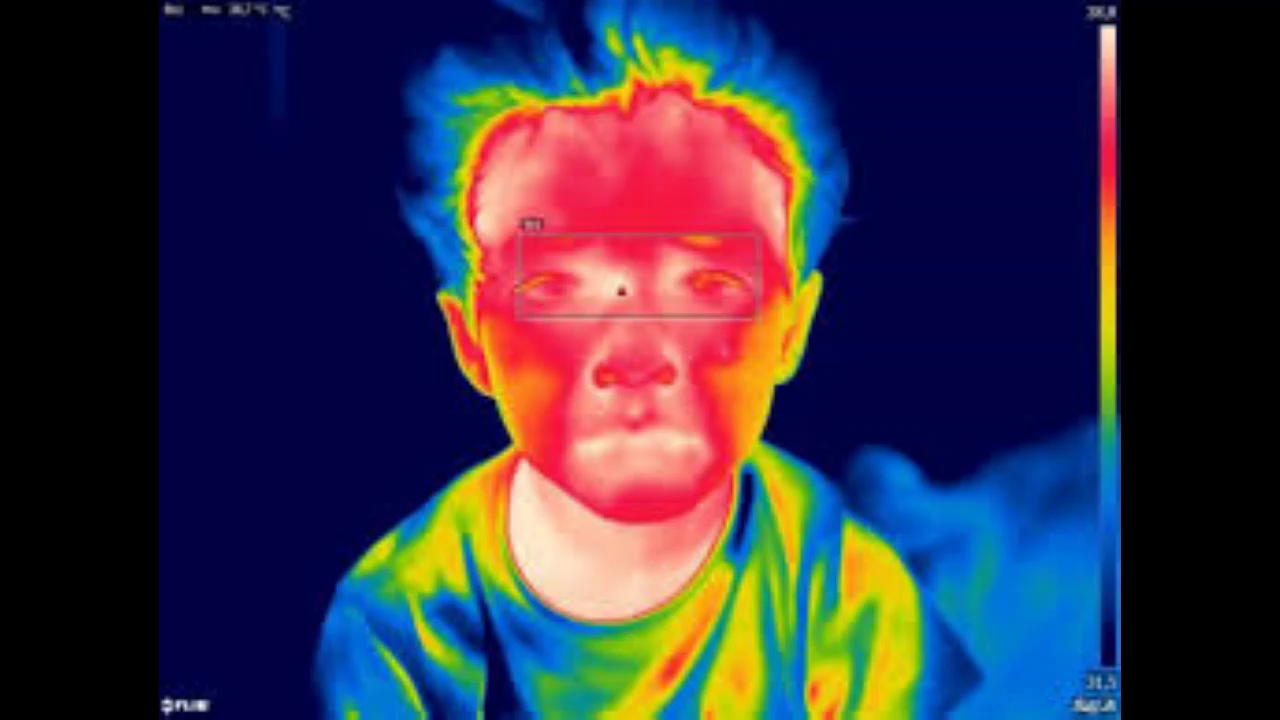
#> input picture frame 72 of TemperaturaAlgoritmo/VideoImagenesTermicas.mp4, 1280 x 720 px
$ python PruebaColorRojoFinal.py
#> lines starting #> are read from the running program, lines starting #| are printed output that depends on the picture; after the words box and inside, x2 and y2 are one past the last pixel; in counts of white or black regions, pixels touching at a corner belong together
#importas las librerias
import cv2
import numpy as np

cap = cv2.VideoCapture('VideoImagenesTermicas.mp4')

#Limites  y rango del color rojo Prueba 2
LimiteinferiorRojo1 = np.array([0, 100, 20], np.uint8)
LimiteSuperiorRojo1 = np.array([1, 255, 255], np.uint8)

#Segunda rango de limte color rojo seguna codigo de colocre hsv
LimiteinferiorRojo2 = np.array([175, 100, 20], np.uint8)
LimiteSuperiorRojo2 = np.array([179, 255, 255], np.uint8)


while True: # se inicia la camara  permiendo leer la imagen a cada momento
  ret,frame = cap.read()
#> frame is the input picture: shape (720, 1280, 3); mean B, G, R 68.2, 48.2, 54.2

  if ret==True:
    frameHSV = cv2.cvtColor(frame, cv2.COLOR_BGR2HSV)
#> frameHSV: shape (720, 1280, 3); mean H, S, V 77, 173.8, 106.6
    #submascaras del color rojo
    maskroja1 = cv2.inRange(frameHSV, LimiteinferiorRojo1, LimiteSuperiorRojo1)
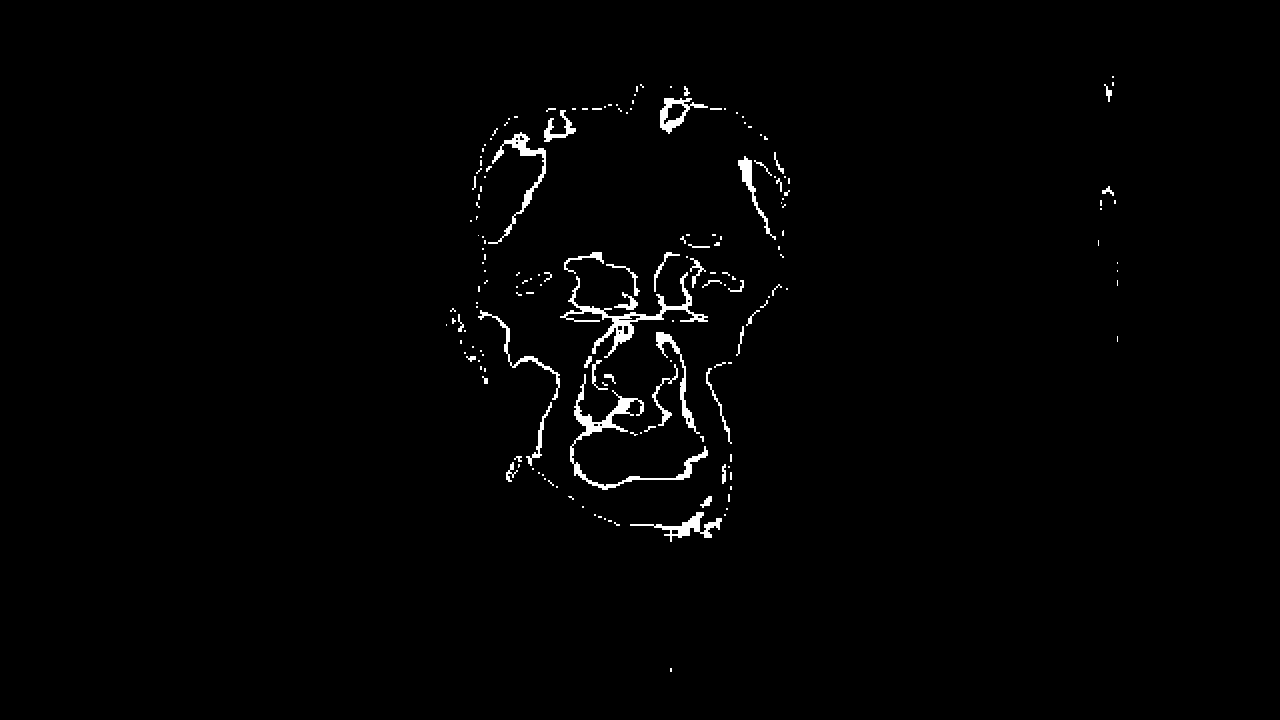
#> maskroja1: shape (720, 1280); 1.2% white; 176 white regions (125 under 20 px), largest, box (x1, y1, x2, y2) and area: (570, 374, 708, 490) 1735, (560, 272, 708, 358) 1705, (488, 132, 546, 244) 888
    maskroja2 = cv2.inRange(frameHSV, LimiteinferiorRojo2, LimiteSuperiorRojo2)
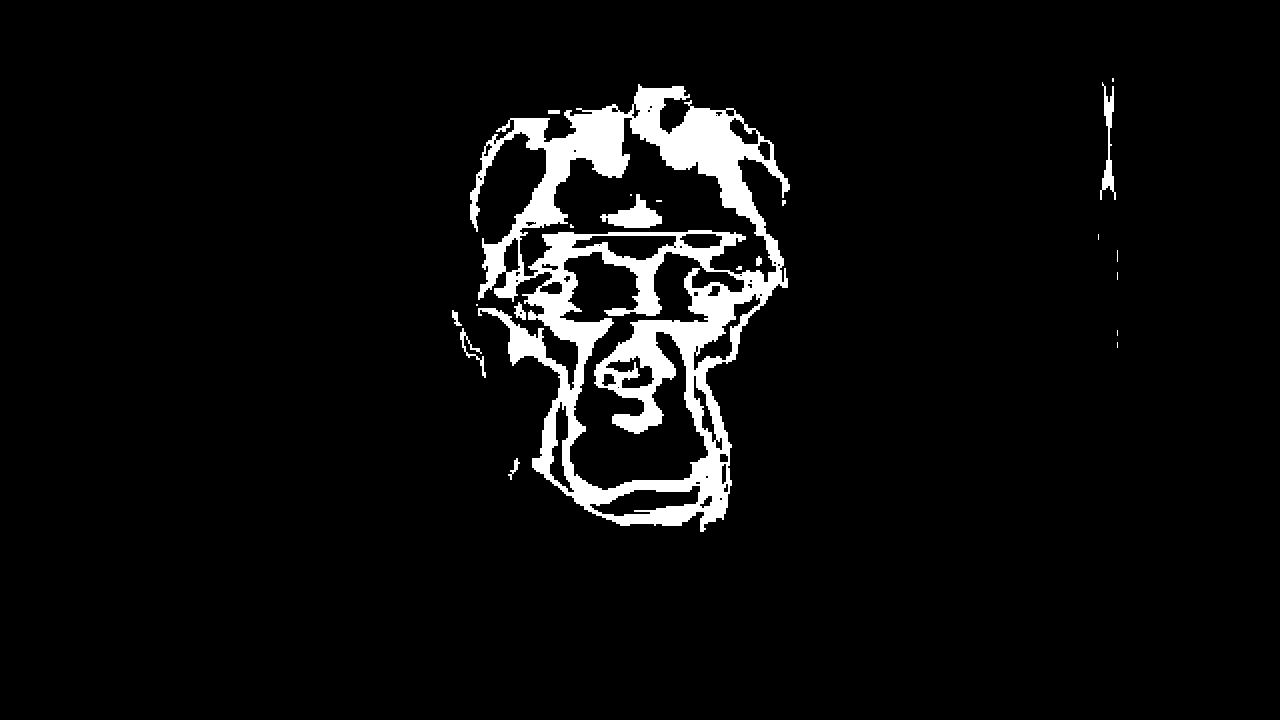
#> maskroja2: shape (720, 1280); 5.2% white; 21 white regions (10 under 20 px), largest, box (x1, y1, x2, y2) and area: (470, 84, 790, 532) 45554, (600, 194, 662, 228) 1008, (1100, 82, 1116, 200) 662
    #mascara de color rojo con sus rangos
    maskroja=cv2.add(maskroja1,maskroja2)
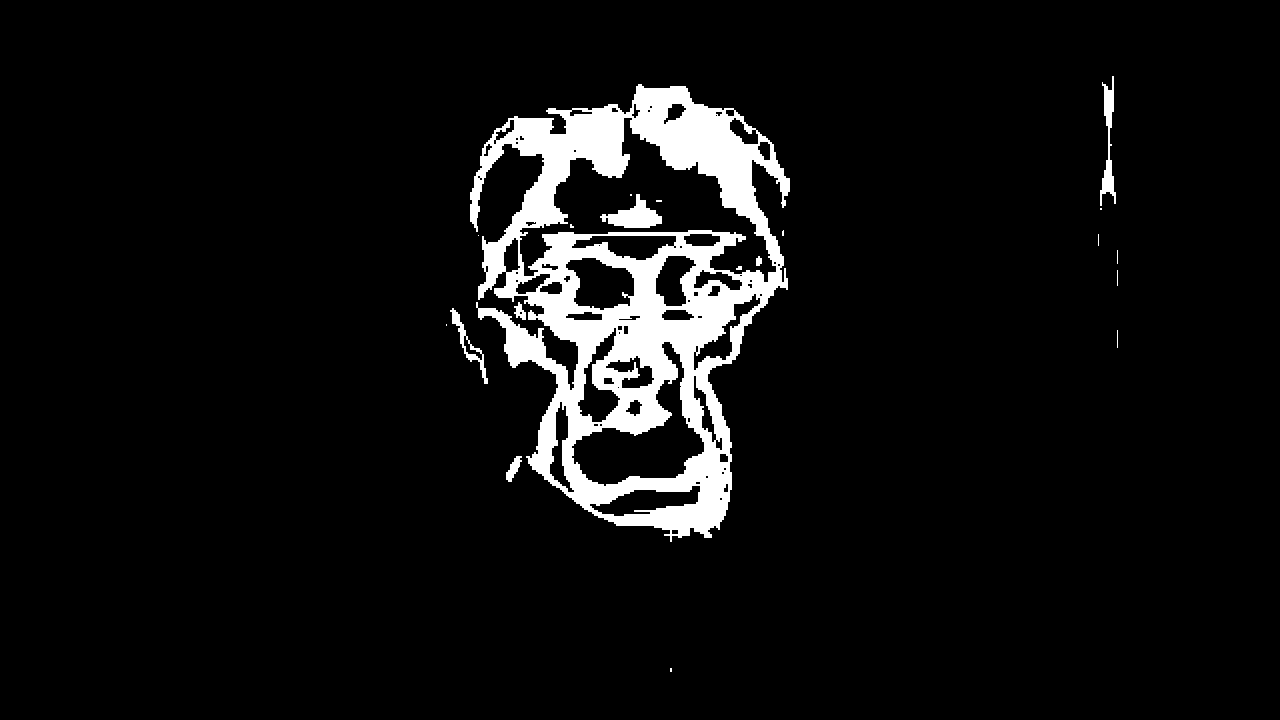
#> maskroja: shape (720, 1280); 6.4% white; 20 white regions (12 under 20 px)
    contornos,variable = cv2.findContours(maskroja, cv2.RETR_EXTERNAL,cv2.CHAIN_APPROX_SIMPLE)
#> contornos = 14 contours, 9 with area under 20; largest, box (x1, y1, x2, y2) and area: (470, 84, 790, 542) 92263, (1100, 76, 1116, 206) 648, (450, 308, 488, 384) 518, (506, 456, 522, 482) 167, (514, 302, 526, 320) 96; variable = 14 rows, first 6: [1, -1, -1, -1], [2, 0, -1, -1], [3, 1, -1, -1], [4, 2, -1, -1], [5, 3, -1, -1], [6, 4, -1, -1]
    #mostras contornos en el video
    #primera prueba
    #cv2.drawContours(frame, contornos, -1, (0,255,0), 3)

    #seleccion de contornos
    for c in contornos:
        area=cv2.contourArea(c)
        if area > 3000:
          #Buscar el area central del objeto especificado para  mostrarla
          M = cv2.moments(c)
          if (M["m00"]==0): M["m00"]=1
          #valores de x,y
          x = int(M["m10"]/M["m00"])
          y = int(M['m01']/M['m00'])
          # se dibuja el circulo
          cv2.circle(frame, (x,y), 7, (0,255,0), -1)
          #fuente del texto
          font = cv2.FONT_HERSHEY_SIMPLEX
          #colancandolo en la imagen
          cv2.putText(frame, '{},{}'.format(x,y),(x+10,y), font, 0.75,(0,255,0),1,cv2.LINE_AA)
          # suavizado de lineas
          newContourn=cv2.convexHull(c)
          cv2.drawContours(frame, [newContourn],0, (0,255,0), 3) # para dibujar solo ciertos contornos
#> this loop made 14 passes
#> (area, x, y, font) on pass 13: (92263, 637, 295, 0)
#> area on passes 2, 5, 6, 14: 167, 518.5, 96, 648.5
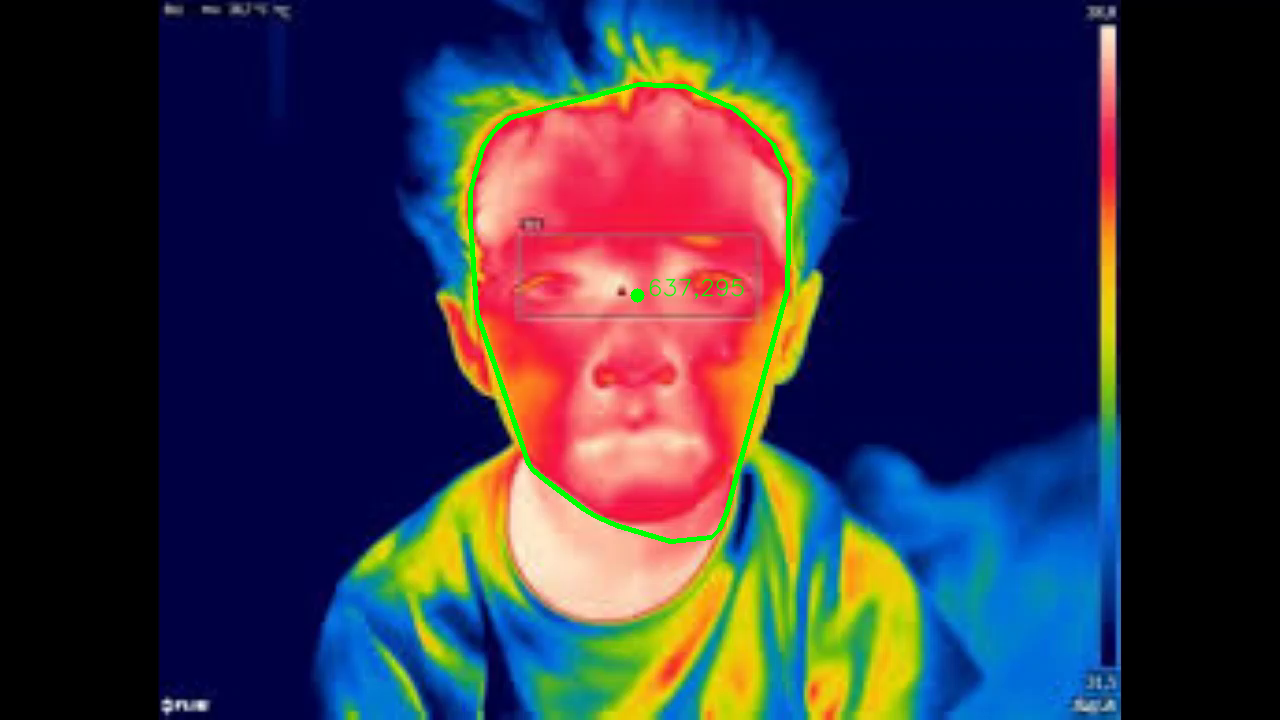
#> frame: shape (720, 1280, 3); 0.78% of pixels changed, all inside (x1, y1, x2, y2) = (468, 82, 792, 544)

    cv2.imshow('frame', frame)
   # cv2.imshow('maskRed', maskazul)
    #dIBUJAR LOS CONTRONOS ENCONTRADOS\


    if cv2.waitKey(40) & 0xFF == ord('s'):
#> (key Esc is pressed here)
      break
  else: break
cap.release()
cv2.destroyAllWindows()

$ run again, starting later in the video
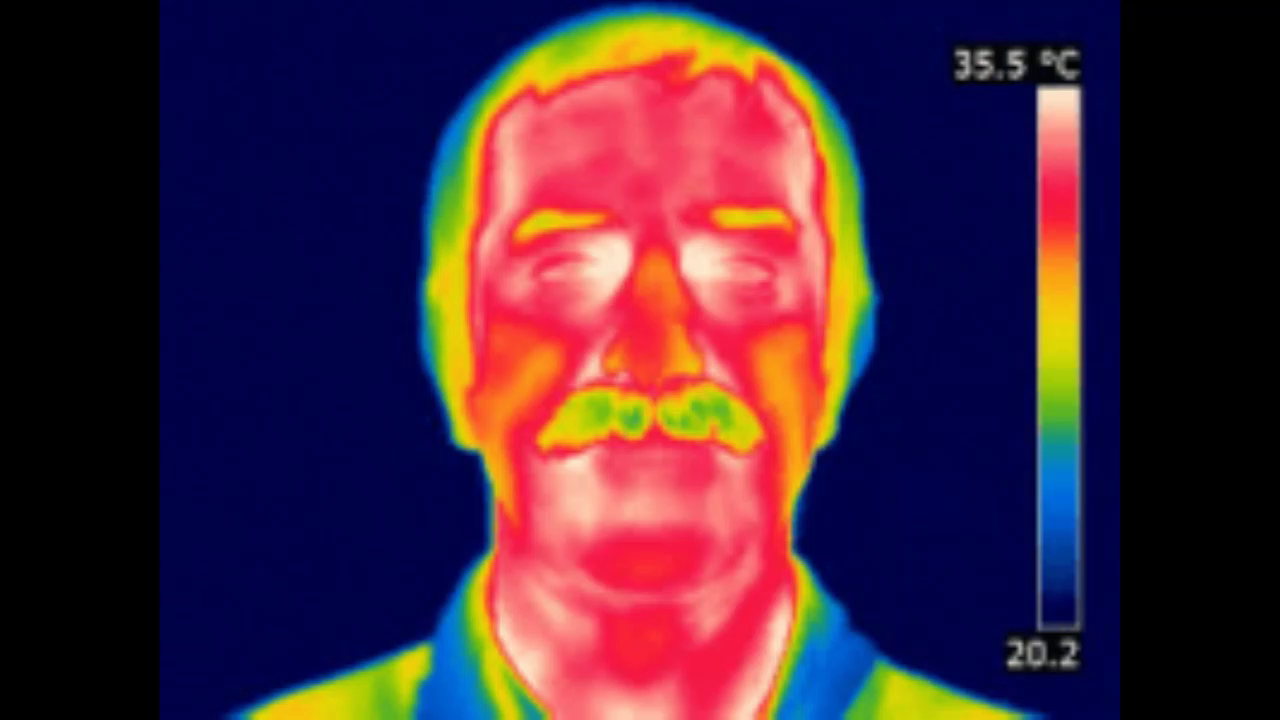
#> input picture frame 324 of TemperaturaAlgoritmo/VideoImagenesTermicas.mp4, 1280 x 720 px
#> frame is the input picture: shape (720, 1280, 3); mean B, G, R 58.4, 39.8, 70.5
#> frameHSV: shape (720, 1280, 3); mean H, S, V 80.7, 169.6, 107.6
#> `maskroja1 = cv2.inRange(frameHSV, LimiteinferiorRojo1, LimiteSuperiorR..`:
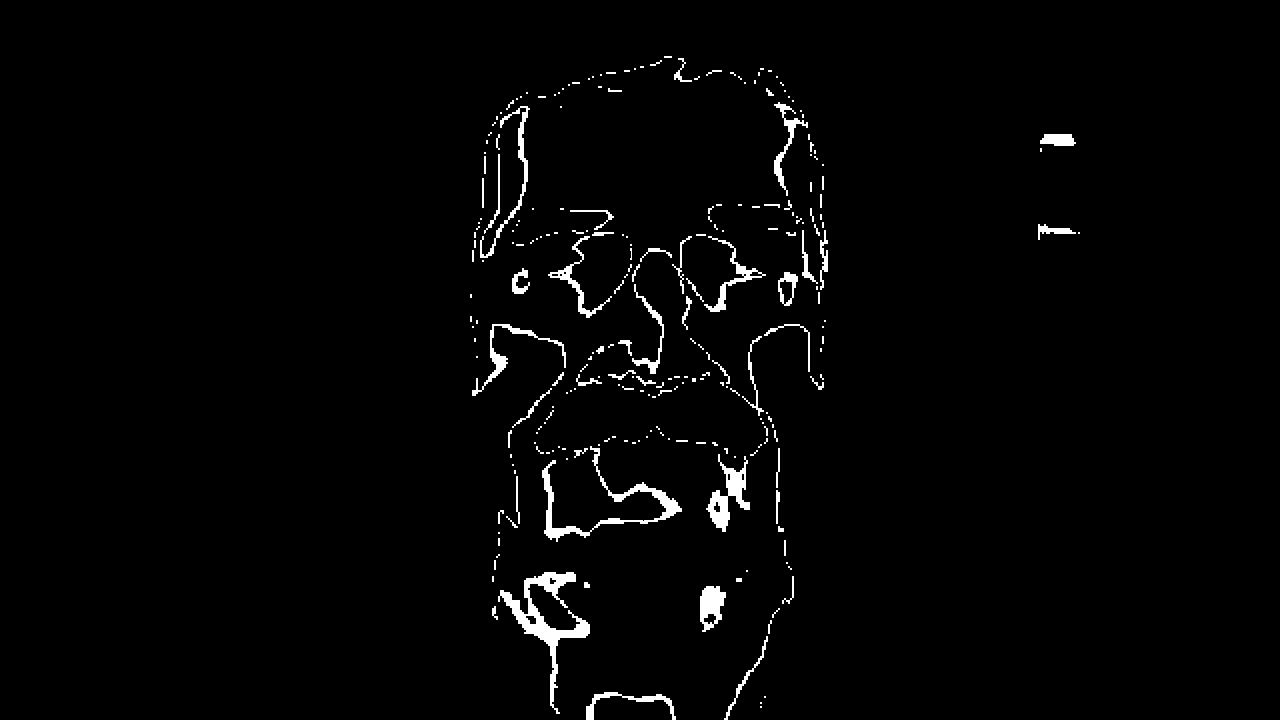
#> maskroja1: shape (720, 1280); 1.9% white; 255 white regions (165 under 20 px), largest, box (x1, y1, x2, y2) and area: (498, 572, 590, 714) 2572, (542, 446, 682, 542) 1839, (706, 454, 750, 532) 1244
#> maskroja2: shape (720, 1280); 9.4% white; 21 white regions (9 under 20 px), largest, box (x1, y1, x2, y2) and area: (470, 58, 824, 720) 79579, (606, 610, 674, 674) 2908, (1038, 144, 1078, 176) 985
#> maskroja: shape (720, 1280); 11.3% white; 18 white regions (10 under 20 px)
#> contornos = 13 contours, 8 with area under 20; largest, box (x1, y1, x2, y2) and area: (470, 56, 828, 720) 153943, (606, 610, 674, 674) 2786, (1038, 134, 1078, 176) 1262, (1038, 192, 1080, 240) 1095, (714, 658, 718, 670) 33; variable = 13 rows, first 6: [1, -1, -1, -1], [2, 0, -1, -1], [3, 1, -1, -1], [4, 2, -1, -1], [5, 3, -1, -1], [6, 4, -1, -1]
#> the loop `for c in contornos:` made 13 passes
#> (area, x, y, font) on pass 13: (153943, 639, 347, 0)
#> after the loop `for c in contornos:`:
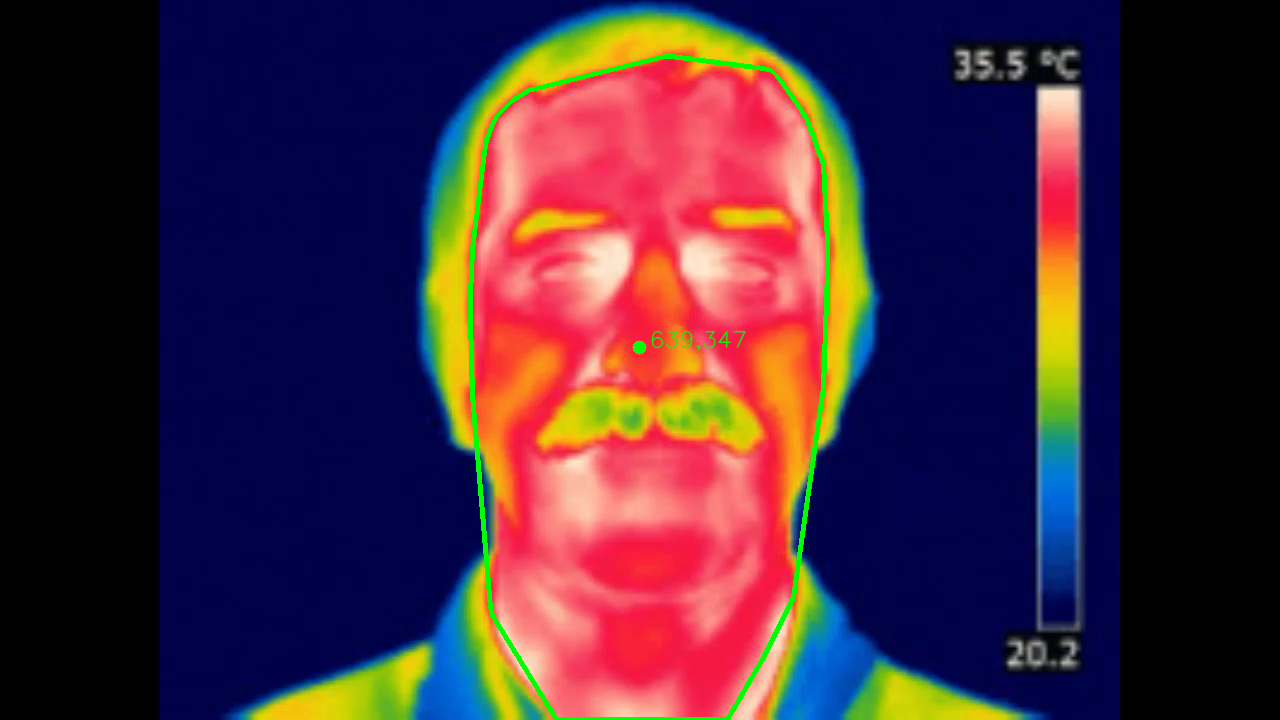
#> frame: shape (720, 1280, 3); 0.99% of pixels changed, all inside (x1, y1, x2, y2) = (468, 54, 830, 720)
